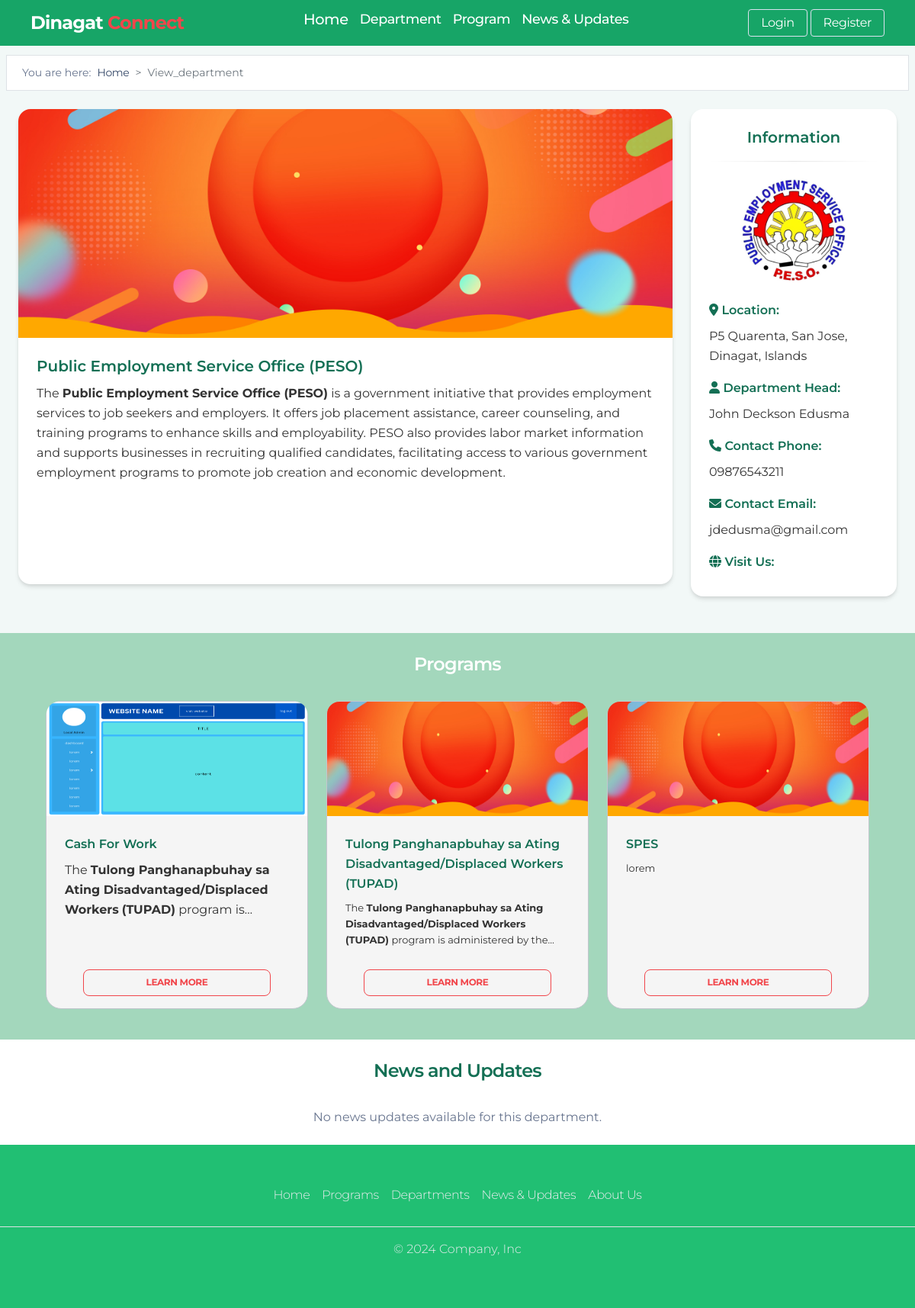
/view_department.php?id=82, run on the app's committed database.
### tables this page shows
CREATE TABLE `departments` (
  `id` int(11) NOT NULL,
  `department_name` varchar(255) NOT NULL,
  `description` text NOT NULL,
  `department_head` varchar(255) NOT NULL,
  `contact_phone` varchar(15) NOT NULL,
  `email` varchar(255) NOT NULL,
  `status` enum('Active','Inactive') DEFAULT 'Active',
  `location` varchar(255) DEFAULT NULL,
  `logo` varchar(255) DEFAULT NULL,
  `department_banner` varchar(255) DEFAULT NULL,
  `local_admin_id` int(11) DEFAULT NULL,
  `created_at` timestamp NOT NULL DEFAULT current_timestamp(),
  `updated_at` timestamp NOT NULL DEFAULT current_timestamp() ON UPDATE current_timestamp()
);

CREATE TABLE `programs` (
  `id` int(11) NOT NULL,
  `title` varchar(255) NOT NULL,
  `description` text NOT NULL,
  `beneficiary` varchar(255) NOT NULL,
  `status` enum('Active','Inactive') NOT NULL,
  `guidelines` text NOT NULL,
  `requirements` text NOT NULL,
  `duration` varchar(255) NOT NULL,
  `location_format` varchar(255) NOT NULL,
  `contact_email` varchar(255) NOT NULL,
  `schedule` varchar(255) NOT NULL,
  `banner_image` varchar(255) DEFAULT NULL,
  `form_id` int(11) NOT NULL,
  `department_id` int(11) NOT NULL,
  `created_at` timestamp NOT NULL DEFAULT current_timestamp()
);

### config/db.php (called while the page is built, shortened)
<?php
function connect() {
    $conn = new mysqli(DB_HOST, DB_USERNAME, DB_PASSWORD, DB_NAME);
    return $conn;
}
function query($sql, $params = []) {
    $conn = connect();
    $stmt = $conn->prepare($sql);
    if ($params) {
        $types = str_repeat('s', count($params));
        $stmt->bind_param($types, ...$params);
    }
    if (!$stmt->execute()) {
        die("Execute failed: (" . $stmt->errno . ") " . $stmt->error);
    }
    if (strpos(strtoupper($sql), 'SELECT') === 0) {
        $result = $stmt->get_result();
        return $result;
    }
    return false;
}
?>

### public/view_department.php (the view, shortened to what this page needs)
<?php include './includes/header.php';
 if (isset($_GET['id'])) {
   $department_id = $_GET['id'];
   $sql = "SELECT department_name, department_head, description, contact_phone, email, location, department_banner, logo FROM departments WHERE id = ?";
   $department = query($sql, [$department_id])->fetch_assoc();
   $programs_sql = "SELECT * FROM programs WHERE department_id = ?";
   $programs = query($programs_sql, [$department_id])->fetch_all(MYSQLI_ASSOC);
   $news_sql = "SELECT * FROM news WHERE department_id = ? AND status = 'published' ORDER BY created_at DESC";
    $news = query($news_sql, [$department_id])->fetch_all(MYSQLI_ASSOC);
 }
?>
<div class="breadcrumb-container mt-3 pt-5">
<?php include 'breadcrumb.php'; ?>
</div>
<div class="container-fluid mb-5">
  <div class="row my-4">
    <div class="col-md-9 mb-3">
      <div class="card h-100 shadow-sm ">
        <img src="../assets/img/uploads/<?php echo $department['department_banner']; ?>" class="card-img-top " style="height: 300px; width:auto;" alt="">
        <div class="card-body">
          <h5 class="card-title "><?php echo $department['department_name']; ?></h5>
          <p class="card-text"><?php echo $department['description']; ?></p>
        </div>
      </div>
    </div>
    <div class="col-md-3">
      <div class="card h-100 shadow-sm">
        <div class="card-body">
          <h5 class="card-title text-center">Information</h5>
          <hr class="horizontal dark">
          <div class="logo d-flex justify-content-center" >
            <img src="../assets/img/logos/<?php echo $department['logo']; ?>" class="card-img mb-3 rounded-circle" style="height: 150px; width: 150px;" alt="">
          </div>
          <h6 class="fw-bold"><i class="fas fa-map-marker-alt"></i> Location:</h6>
          <p><?php echo $department['location']; ?></p>
          <h6 class="fw-bold"><i class="fas fa-user"></i> Department Head:</h6>
          <p><?php echo $department['department_head']; ?></p>
          <h6 class="fw-bold"><i class="fas fa-phone"></i> Contact Phone:</h6>
          <p class="card-text">  <?php echo $department['contact_phone']; ?></p>
          <h6 class="fw-bold"><i class="fas fa-envelope"> </i> Contact Email:</h6>
          <p class="card-text">  <?php echo $department['email']; ?></p>
          <h6 class="fw-bold"><i class="fas fa-globe"> </i> Visit Us:</h6>
        </div>
      </div>
    </div>
  </div>
</div>
<div class="container-fluid" style="background-color: #A3D7BC;">
    <div class="title text-center p-4">
        <h4 class="text-white">Programs</h4>
    </div>
    <div class="row mx-4 pb-4">
        <?php if (!empty($programs)) : ?>
            <?php foreach ($programs as $program) : ?>
                <div class="col-md-4 mb-3">
                    <div class="card card-box h-100">
                        <img src="../assets/img/uploads/<?php echo ($program['banner_image']); ?>" class="card-img-top" style="height: 150px;" alt="Banner">
                        <div class="card-body pb-2">
                            <h6 class="card-title"><?php echo ($program['title']); ?></h6>
                            <div class="multi-line-text-truncate-3 mt-0">
                                <?php echo ($program['description']); ?>
                            </div>
                        </div>
                        <a href="view_program.php?id=<?php echo $program['id']; ?>" class="btn py-2 mx-5">Learn More</a>
                    </div>
                </div>
            <?php endforeach; ?>
        <?php else : ?>
            <div class="col-12">
                <p class="text-center text-white">No programs available.</p>
            </div>
        <?php endif; ?>
    </div>
</div>
<div class="container-fluid bg-white" id="news-container">
  <div class="row pb-4">
  <div class="col-md-12">
    <div class="title text-center p-4">
        <h4 class="text-black">News and Updates</h4>
    </div>
    <?php if ($news): ?>
        <?php foreach ($news as $newsItem): ?>
            <div class="card mb-3 shadow-sm border">
                <div class="row">
                    <div class="col-md-4 h-100">
                        <img src="<?php echo htmlspecialchars($newsItem['image_url']); ?>" class="img-fluid rounded-start" alt="News Image">
                    </div>
                    <div class="col-md-8">
                        <div class="card-body">
                            <h5 class="card-title"><?php echo htmlspecialchars($newsItem['title']); ?></h5>
                            <p><?php echo htmlspecialchars($newsItem['small_description']); ?></p>
                            <p class="card-text float-end"><small class="text-muted">Last updated <?php echo time_ago($newsItem['created_at']); ?></small></p>
                        </div>
                    </div>
                </div>
            </div>
        <?php endforeach; ?>
    <?php else: ?>
        <div class="text-center text-muted">
            No news updates available for this department.
        </div>
    <?php endif; ?>
</div>
  </div>
</div>
<?php include './includes/footer.php'; ?>

### public/includes/header.php (shortened to what this page needs)
<?php
    include '../config/db.php';
?>
<!DOCTYPE html>
<html lang="en">
<head>
<link href="../assets/css/bootstrap.min.css" rel="stylesheet">
<link rel="stylesheet" href="https://cdnjs.cloudflare.com/ajax/libs/font-awesome/6.0.0-beta3/css/all.min.css">
<link rel="stylesheet" href="https://cdn.jsdelivr.net/npm/sweetalert2@11/dist/sweetalert2.min.css">
<link id="pagestyle" href="../assets/css/main-bootstrap.css?v=1.0.7" rel="stylesheet">
<link id="pagestyle" href="../assets/css/main.css" rel="stylesheet">
</head>
<body>
<?php include 'navbar.php'; ?>

### public/includes/navbar.php (shortened to what this page needs)
<header class="header">
  <div class="header-content">
    <div class="title text-white">
      <h1 class="text-white">Dinagat <span style="color: #F1464B;">Connect</span></h1>
    </div>
    <div class="nav-menu d-none d-md-flex">
      <nav>
        <ul>
          <div class="dropdown">
            <li class="dropbtn"><a href="index.php">Home</a></li>
          </div>
          <li class="mb-0"><a href="department.php">Department</a></li>
          <li class="mb-0"><a href="program.php">Program</a></li>
          <li class="mb-0"><a href="news_update.php">News & Updates</a></li>
        </ul>
      </nav>
    </div>
    <div class="registera-login d-none d-md-flex">
    <?php if (isset($_SESSION['username'])) { ?>
        <div class="dropdown dropdown-start log-in-btn">
            <a href="#" class="dropbtn" id="userMenuButton" data-bs-toggle="dropdown" aria-expanded="false" style="color: inherit; font-size: 1.2em;">
                <i class="fas fa-user-circle"></i> <?php echo $_SESSION['username']; ?>
            </a>
            <div class="dropdown-content " aria-labelledby="userMenuButton" style="right: 0;">
              <a class="dropdown-item d-flex align-items-center profile-dropdown" href="./users/profile.php">
                  <i class="fas fa-user me-2"></i> My Profile
              </a>
              <a class="dropdown-item d-flex align-items-center profile-dropdown" href="./users/notifications.php">
                  <i class="fas fa-bell me-2"></i> Notifications
              </a>
              <a class="dropdown-item d-flex align-items-center profile-dropdown" href="./logout.php">
                  <i class="fas fa-sign-out-alt me-2"></i> Sign Out
              </a>
            </div>
        </div>
    <?php } else { ?>
        <a id="login" href="./users/login_resident.php" class="login-btn me-1">Login</a>
        <a href="./users/register_resident.php" class="register-btn">Register</a>
    <?php } ?>
</div>
</header>

### public/breadcrumb.php (shortened to what this page needs)
<?php
$current_page = basename($_SERVER['SCRIPT_NAME'], ".php");
switch ($current_page) {
    default:
        $breadcrumb = '<li class="breadcrumb-item mb-0"><a href="index.php">Home</a></li>';
        $breadcrumb .= '<li class="breadcrumb-item active mb-0 " aria-current="page">' . ucfirst($current_page) . '</li>';
        break;
}
?>
<div class="breadcrumb-container border bg-white mx-2 my-2">
    <nav style="--bs-breadcrumb-divider: '>';" aria-label="breadcrumb">
        <ol class="breadcrumb m-1 bg-white d-flex align-items-center">
            <span class="me-2 text-sm text-muted ">You are here:</span>
            <?php echo $breadcrumb; ?>
        </ol>
    </nav>
</div>

### public/includes/footer.php (shortened to what this page needs)
<footer class="py-5 " style="background-color: #21BF73;">
  <nav aria-label="Footer Navigation">
    <ul class="nav justify-content-center border-bottom pb-3 mb-3">
      <li class="nav-item"><a href="index.php#" class="nav-link px-2 text-light">Home</a></li>
      <li class="nav-item"><a href="program.php" class="nav-link px-2 text-light">Programs</a></li>
      <li class="nav-item"><a href="depsrtment.php" class="nav-link px-2 text-light">Departments</a></li>
      <li class="nav-item"><a href="news_update.php" class="nav-link px-2 text-light">News & Updates</a></li>
      <li class="nav-item"><a href="index.php#about" class="nav-link px-2 text-light">About Us</a></li>
    </ul>
  </nav>
  <p class="text-center text-light">© 2024 Company, Inc</p>
</footer>
  </body>
</html>

### assets/css/main.css (style rules this page uses)
* { font-family: "Montserrat", serif; }
body { margin: 0; padding: 0; background-color: #F2F8F7; }
header { background-color: #17A567; color: white; padding: 10px 0; position: fixed; width: 100%; top: 0; height: 60px; z-index: 1000; }
.header-content { display: flex; align-items: center; justify-content: space-between; margin: 0 auto; padding: 0 40px; height: 100%; }
.title h1 { margin: 0; font-size: 1.5em; font-weight: 700; }
h1, h2, h3, h4, h5, h6 { color: #136F54; }
p { color: #333333; }
.nav-menu { flex-grow: 2; display: flex; justify-content: center; }
.nav-menu nav ul, .register-login { list-style: none; padding: 0; margin: 0; display: flex; gap: 15px; }
nav ul li a { color: white; text-decoration: none; font-size: 1.1em; font-weight: 500; transition: color 0.3s, transform 0.3s; }
.register-btn, .login-btn { color: white; text-decoration: none; padding: 4px 16px; border-radius: 4px; transition: background-color 0.3s, transform 0.3s; }
.register-btn, .login-btn { background-color: transparent; border: 1px solid #DBE2EF; }
.multi-line-text-truncate-3 { overflow: hidden; max-width: 400px; display: -webkit-box; -webkit-line-clamp: 3; -webkit-box-orient: vertical; margin: 20px auto; }
.multi-line-text-truncate-3 p { font-size: small; }
.btn, .card { box-shadow: none; }
.btn { border: #F1464B 1px solid !important; color: #F1464B; }
.card-body img { transition: transform 0.3s ease; }
.card-box { border-radius: 20px; background: #f5f5f5; position: relative; border: 1px solid #c3c6ce; transition: 0.5s ease-out; overflow: visible; }
.dropbtn { background-color: transparent; color: white; cursor: pointer; font-size: 1.1em; font-weight: 500; }
.dropdown { position: relative; display: inline-block; }

### data on the page
departments: department_banner (picture), department_name "Public Employment Service Office (PESO)", description "The Public Employment Service Office (PESO) is a government initiative that provides employment services to job seekers and employers. It offers job placement assistance, career counseling, and training programs to enhance skills and employability. PESO also provides labor market information and supports businesses in recruiting qualified candidates, facilitating access to various government employment programs to promote job creation and economic development.", logo (picture), location "P5 Quarenta, San Jose, Dinagat, Islands", department_head "John Deckson Edusma", contact_phone "09876543211", email "jdedusma@gmail.com"
programs: banner_image (picture), title "Cash For Work", description "The Tulong Panghanapbuhay sa Ating Disadvantaged/Displaced Workers (TUPAD) program…"
programs: banner_image (picture), title "Tulong Panghanapbuhay sa Ating Disadvantaged/Displaced Workers (TUPAD)", description "The Tulong Panghanapbuhay sa Ating Disadvantaged/Displaced Workers (TUPAD) program is administered by the"
programs: banner_image (picture), title "SPES", description "lorem"

### other printed values
$current_page "View_department"
